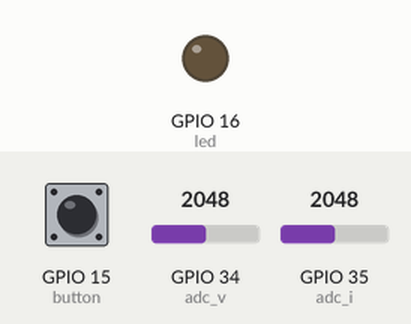
Recording of a program running on a simulated ESP32 board running MicroPython. On the bench: output pins drawn as LEDs (lit = HIGH). Inputs (shaded band) come from the test bench; at power-on: GPIO 15 (button) HIGH, GPIO 34 (adc_v) = 2048, GPIO 35 (adc_i) = 2048 (analog values on the 0–4095 scale). The board's own WiFi access point starts at once; what the program prints to the serial console is not drawn.

Above: at 1.2 s.
1.3 s: GPIO 15 (button) pulled LOW for 0.15 s
At 2.5 s:
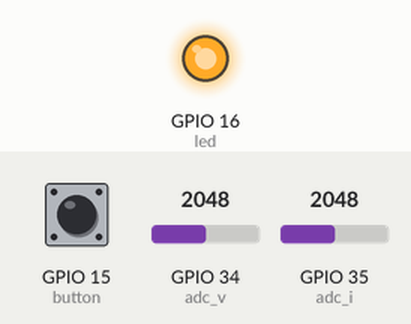
2.9 s: GPIO 15 (button) pulled LOW for 1 s
At 3.7 s:
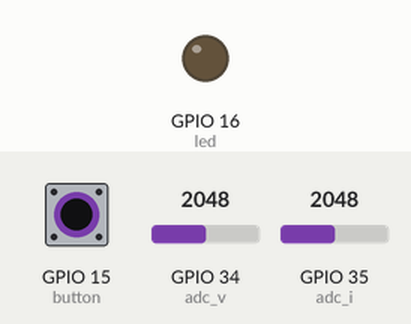
5.4 s: GPIO 15 (button) pulled LOW for 3.2 s
At 6.8 s:
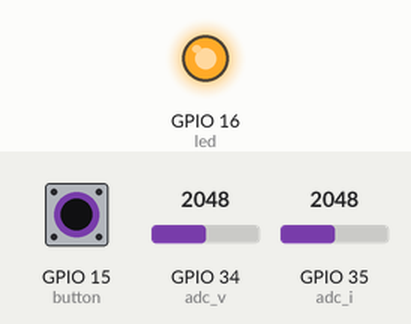
Timing chart, 0 to 8.4 s (numbered marks = the images above; inputs shaded):
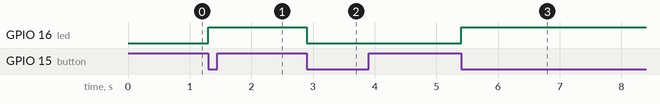

The program:

main.py
```python
import network, machine, uasyncio
from microdot import Microdot, Response

# ===================== Pines y hardware =====================
LED_PIN = 16  # LED controlado por botón y web
BUTTON_PIN = 15  # Pulsador a GND con pull-up interno

# Voltaje (entrada a través de divisor a máx 3.3V)
VOLT_ADC_PIN = 34  # ADC1_CH6 (recomendado: 32..39)
VOLT_DIVIDER_RATIO = 3.134  # Ajusta a TU divisor (ej. 100k/47k -> ~3.134)
VREF = 3.3  # Referencia práctica para ESP32

# Corriente con ACS712 (salida *escalada* al ADC con divisor)
ACS_ADC_PIN = 35  # ADC1_CH7
ACS_VOUT_DIVIDER_RATIO = 2.0  # 2.0 si usas divisor 1:1; 1.0 si sin divisor
ACS_MV_PER_A = 100.0  # Sensibilidad: 185 (5A), 100 (20A), 66 (30A)

# ===================== I/O y botón con IRQ ==================
led = machine.Pin(LED_PIN, machine.Pin.OUT)
button = machine.Pin(BUTTON_PIN, machine.Pin.IN, machine.Pin.PULL_UP)

try:
    import micropython

    def _toggle_led(_):
        led.value(not led.value())

    def _irq_handler(pin):
        micropython.schedule(_toggle_led, 0)

except ImportError:

    def _toggle_led(_):
        led.value(not led.value())

    def _irq_handler(pin):
        _toggle_led(None)


button.irq(trigger=machine.Pin.IRQ_FALLING, handler=_irq_handler)

# ===================== ADC helpers ==========================
adc_v = machine.ADC(machine.Pin(VOLT_ADC_PIN))
adc_i = machine.ADC(machine.Pin(ACS_ADC_PIN))
try:
    adc_v.atten(machine.ADC.ATTN_11DB)
    adc_i.atten(machine.ADC.ATTN_11DB)
except:
    pass  # algunos ports no requieren esta llamada


def _adc_volts(adc):
    raw = adc.read_u16()  # 0..65535 en ESP32
    if raw > 4095:
        raw >>= 4  # normaliza a ~12 bits
    return (raw / 4095.0) * VREF  # voltaje en pin ADC


# ===================== Estado de mediciones ==================
voltage_v = 0.0
current_a = 0.0
_acs_zero_vadc = None  # baseline (voltaje en pin ADC con 0 A)
_alpha = 0.3  # filtro simple exponencial para suavizar


# ===================== Tareas periódicas =====================
async def _calibrate_zero(samples=200, delay_ms=2):
    global _acs_zero_vadc
    s = 0.0
    for _ in range(samples):
        s += _adc_volts(adc_i)
        await uasyncio.sleep_ms(delay_ms)
    _acs_zero_vadc = s / samples


async def _measure_task():
    global voltage_v, current_a
    # calibración inicial del ACS712 (sin carga)
    if _acs_zero_vadc is None:
        await _calibrate_zero()

    while True:
        # Voltaje de entrada (escalado desde pin ADC por el divisor)
        try:
            v_pin = _adc_volts(adc_v)
            v_in = v_pin * VOLT_DIVIDER_RATIO
        except:
            v_in = voltage_v

        # Corriente (delta respecto a cero en pin ADC, revertir divisor y dividir entre sensibilidad)
        try:
            v_adc = _adc_volts(adc_i)
            dv_adc = v_adc - _acs_zero_vadc  # delta en el pin
            # la salida real del sensor = dv_adc * ACS_VOUT_DIVIDER_RATIO
            dv_sensor = dv_adc * ACS_VOUT_DIVIDER_RATIO
            i_now = dv_sensor / (ACS_MV_PER_A / 1000.0)  # A (mV/A -> V/A)
        except:
            i_now = current_a

        # Filtro simple para estabilizar
        voltage_v = _alpha * v_in + (1 - _alpha) * voltage_v
        current_a = _alpha * i_now + (1 - _alpha) * current_a

        await uasyncio.sleep_ms(200)


# ===================== Web (Microdot) =======================
app = Microdot()
Response.default_content_type = "text/html; charset=utf-8"


@app.route("/")
async def index(req):
    # Sirve /www/index.html (cópialo ahí)
    return Response(body=open("/www/index.html", "rb").read())


@app.route("/led")  # /led?state=on|off
async def led_ctrl(req):
    state = req.args.get("state", "off")
    led.value(1 if state == "on" else 0)
    return Response(status_code=204)


@app.route("/status")  # "on" | "off"
async def led_status(req):
    return Response(body="on" if led.value() else "off")


@app.route("/metrics")  # {"voltage": V, "current": A}
async def metrics(req):
    body = ('{"voltage": %.3f, "current": %.3f}' % (voltage_v, current_a)).encode()
    return Response(body=body, headers={"Content-Type": "application/json"})


@app.route("/calibrate", methods=["POST"])  # recalibra el cero del ACS712
async def calibrate(req):
    await _calibrate_zero()
    body = ('{"ok": true, "zero_vadc": %.4f}' % _acs_zero_vadc).encode()
    return Response(body=body, headers={"Content-Type": "application/json"})


async def main():
    uasyncio.create_task(_measure_task())
    ip = network.WLAN(network.AP_IF).ifconfig()[0]
    print("Servidor en  http://%s/" % ip)
    await app.start_server(host="0.0.0.0", port=80)


uasyncio.run(main())
```

boot.py
```python
import network
import esp

esp.osdebug(None)  # Silencia logs Wi-Fi

ap = network.WLAN(network.AP_IF)
ap.config(
    essid="ESP32_ch3ber", password="chavez123", authmode=network.AUTH_WPA_WPA2_PSK
)
ap.config(max_clients=4, channel=6, hidden=False)
ap.active(True)
# IP por defecto 192.168.4.1/24; si quieres fija personalizada, descomenta:
# ap.ifconfig(('192.168.10.1', '255.255.255.0', '192.168.10.1', '8.8.8.8'))
```

Measured:
- after the input at 1.3 s, GPIO 16 (led): LOW → HIGH at once
- after the input at 2.9 s, GPIO 16 (led): HIGH → LOW at once
- after the input at 5.4 s, GPIO 16 (led): LOW → HIGH at once
